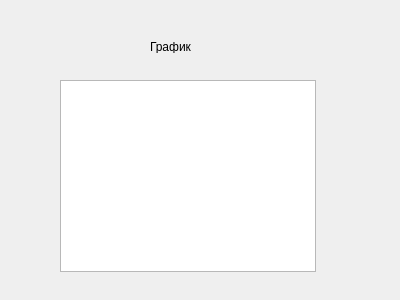
<?xml version="1.0" encoding="UTF-8"?>
<ui version="4.0">
 <class>Form</class>
 <widget class="QWidget" name="Form">
  <property name="geometry">
   <rect>
    <x>0</x>
    <y>0</y>
    <width>400</width>
    <height>300</height>
   </rect>
  </property>
  <property name="windowTitle">
   <string>Form</string>
  </property>
  <widget class="QGraphicsView" name="graphicsView">
   <property name="geometry">
    <rect>
     <x>60</x>
     <y>80</y>
     <width>256</width>
     <height>192</height>
    </rect>
   </property>
  </widget>
  <widget class="QLabel" name="label">
   <property name="geometry">
    <rect>
     <x>150</x>
     <y>40</y>
     <width>47</width>
     <height>13</height>
    </rect>
   </property>
   <property name="text">
    <string>График</string>
   </property>
  </widget>
 </widget>
 <resources/>
 <connections/>
</ui>
